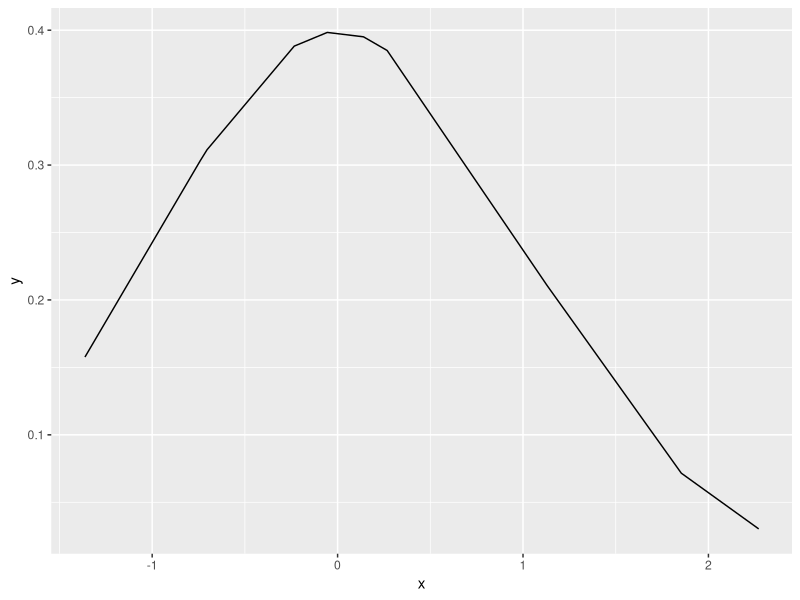
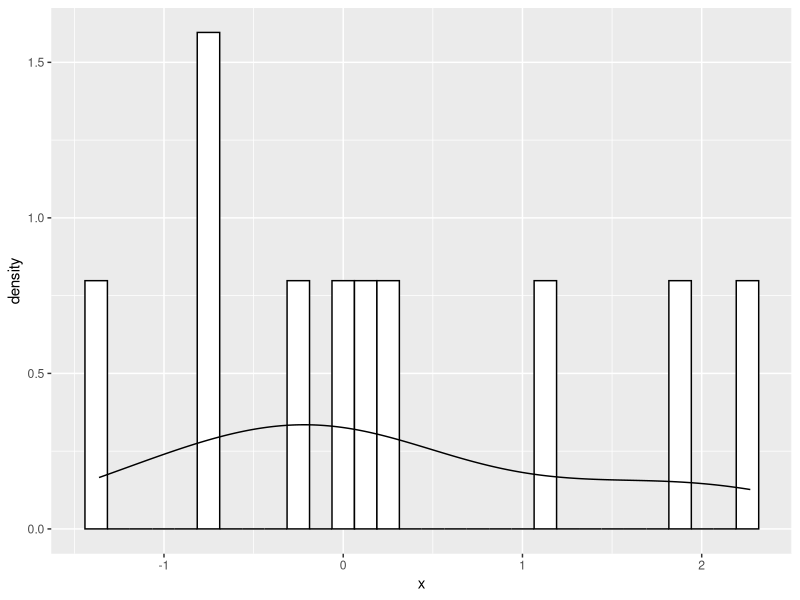
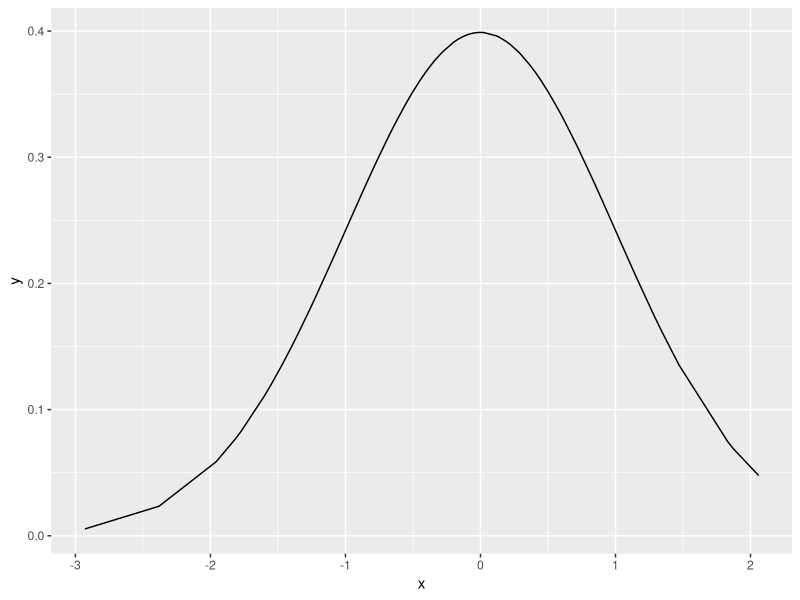
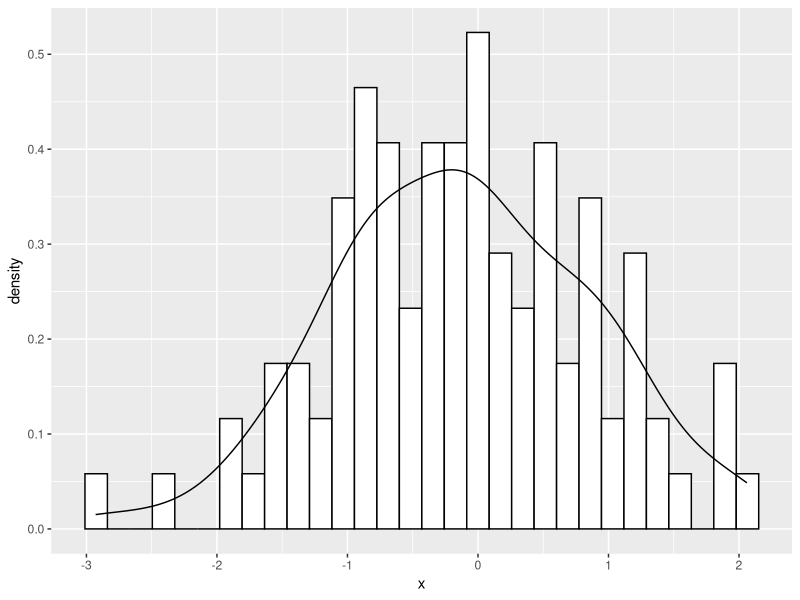
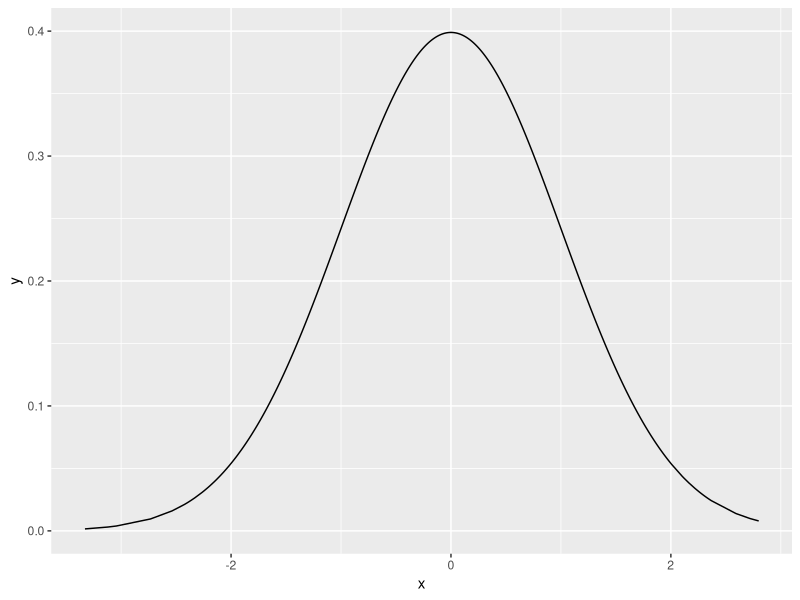
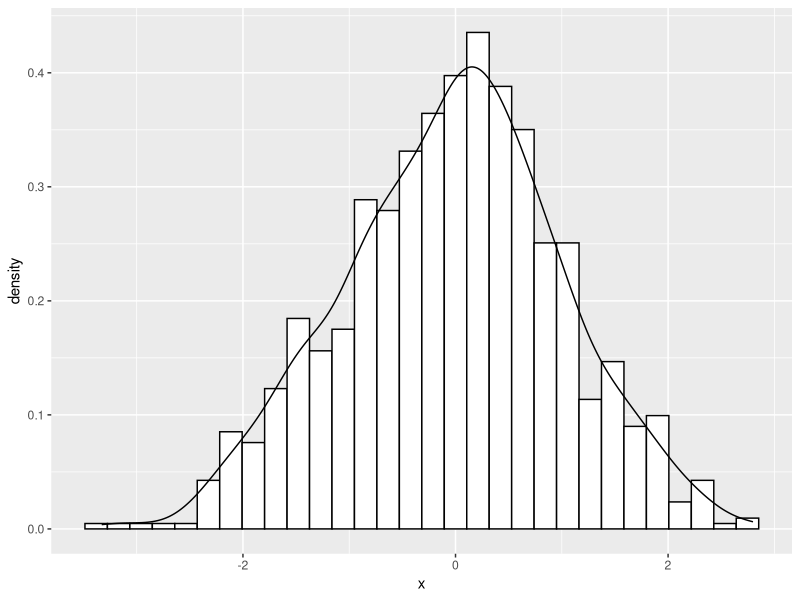
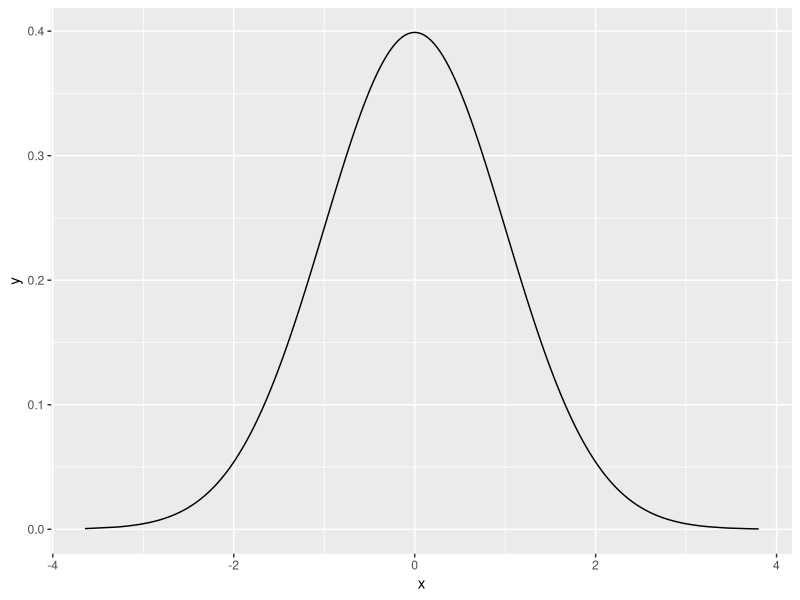
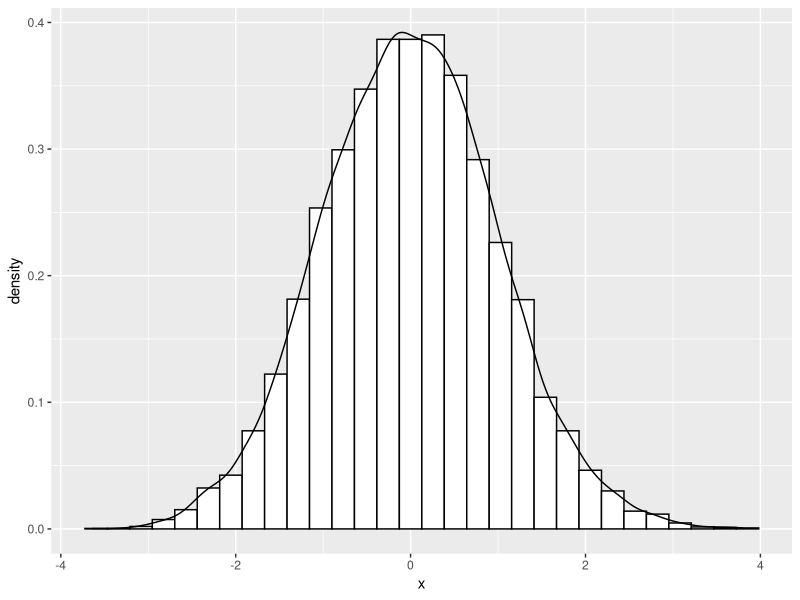

Here is the R script that generated these plots, in order:
# Clase 10 de Abril

setwd("D:/Dropbox/05_SAE/02_Inferencia/04-10")

grafica_1 <- function(cantidad=10000){
  # Librerias necesarias para que esta función se ejecute
  # Para hacer las graficas
  library(ggplot2)
  #Para manejar mejor los data frames
  library(dplyr)
  
  # Generar numeros aleatorios
  x <- rnorm(cantidad)
  # Calcular la densidad del vector x
  y <- dnorm(x) 
  
  datos <- data_frame(x,y)
  
  pdf("grafica_1.pdf")
  grafica_1 <- ggplot(data = datos,aes(x=x,y=y))+ geom_line()
  grafica_1
  print(grafica_1)
  dev.off()
  
  pdf("grafica_2.pdf")
  grafica_2 <- ggplot(data = datos,aes(x=x)) +
    geom_histogram(aes(y = ..density..), color = 1, fill= "white") + 
    geom_density()
  grafica_2
  print(grafica_2)
  dev.off()
  
}


grafica_1(10)
grafica_1(100)
grafica_1(1000)

grafica_1()

X <- rbinom(20,10000,.5)
Y <- 3*X^2+X+1

write.csv(X, file = "datos_1.csv")
write.csv(Y, file = "datos_2.csv")